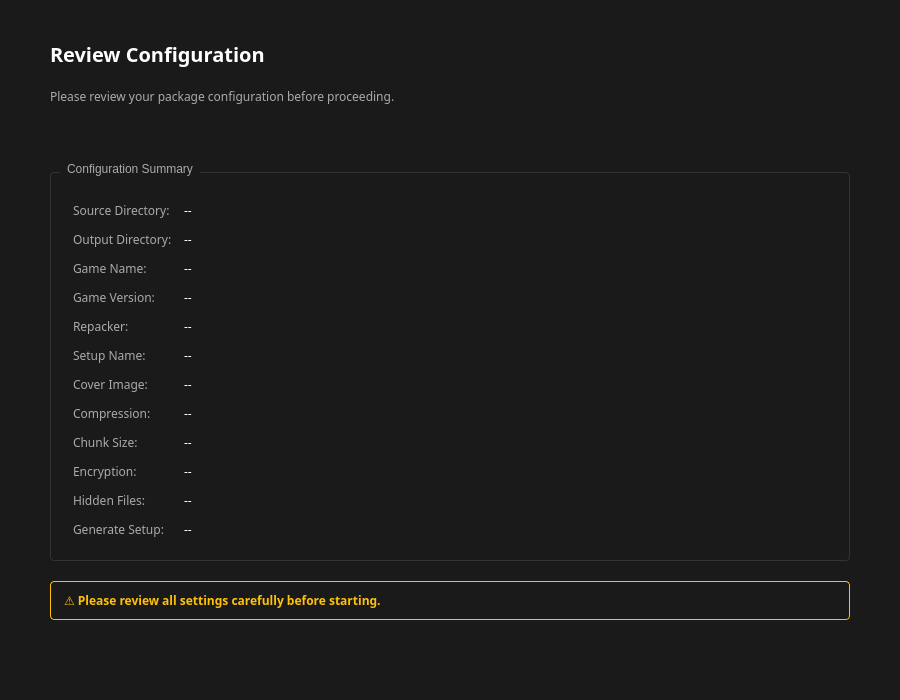
<?xml version="1.0" encoding="UTF-8"?>
<ui version="4.0">
 <class>ReviewPage</class>
 <widget class="QWidget" name="ReviewPage">
  <property name="geometry">
   <rect>
    <x>0</x>
    <y>0</y>
    <width>900</width>
    <height>700</height>
   </rect>
  </property>
  <property name="windowTitle">
   <string>Review Configuration</string>
  </property>
  <property name="styleSheet">
   <string notr="true">QWidget {
    background-color: #1a1a1a;
}</string>
  </property>
  <layout class="QVBoxLayout" name="verticalLayout">
   <property name="spacing">
    <number>20</number>
   </property>
   <property name="leftMargin">
    <number>50</number>
   </property>
   <property name="topMargin">
    <number>40</number>
   </property>
   <property name="rightMargin">
    <number>50</number>
   </property>
   <property name="bottomMargin">
    <number>40</number>
   </property>
   <item>
    <widget class="QLabel" name="titleLabel">
     <property name="text">
      <string>Review Configuration</string>
     </property>
     <property name="styleSheet">
      <string notr="true">font-size: 20px;
font-weight: 600;
color: #ffffff;
font-family: Rubik;</string>
     </property>
    </widget>
   </item>
   <item>
    <widget class="QLabel" name="descriptionLabel">
     <property name="text">
      <string>Please review your package configuration before proceeding.</string>
     </property>
     <property name="styleSheet">
      <string notr="true">color: #aaaaaa;
font-family: Rubik;</string>
     </property>
    </widget>
   </item>
   <item>
    <spacer name="verticalSpacer">
     <property name="orientation">
      <enum>Qt::Vertical</enum>
     </property>
     <property name="sizeHint" stdset="0">
      <size>
       <width>20</width>
       <height>20</height>
      </size>
     </property>
    </spacer>
   </item>
   <item>
    <widget class="QGroupBox" name="reviewGroup">
     <property name="title">
      <string>Configuration Summary</string>
     </property>
     <property name="styleSheet">
      <string notr="true">QGroupBox {
    border: 1px solid #333333;
    border-radius: 4px;
    margin-top: 10px;
}
QGroupBox::title {
    subcontrol-origin: margin;
    left: 10px;
    padding: 0 5px;
    color: #aaaaaa;
    font-family: Rubik;
}</string>
     </property>
     <layout class="QFormLayout" name="formLayout">
      <property name="spacing">
       <number>12</number>
      </property>
      <property name="leftMargin">
       <number>20</number>
      </property>
      <property name="topMargin">
       <number>20</number>
      </property>
      <property name="rightMargin">
       <number>20</number>
      </property>
      <property name="bottomMargin">
       <number>20</number>
      </property>
      <item row="0" column="0">
       <widget class="QLabel" name="reviewSourceLabel_2">
        <property name="text">
         <string>Source Directory:</string>
        </property>
        <property name="styleSheet">
         <string notr="true">color: #aaaaaa;
font-family: Rubik;</string>
        </property>
       </widget>
      </item>
      <item row="0" column="1">
       <widget class="QLabel" name="reviewSourceLabel">
        <property name="text">
         <string>--</string>
        </property>
        <property name="styleSheet">
         <string notr="true">color: #ffffff;
font-family: Rubik;</string>
        </property>
       </widget>
      </item>
      <item row="1" column="0">
       <widget class="QLabel" name="reviewOutputLabel_2">
        <property name="text">
         <string>Output Directory:</string>
        </property>
        <property name="styleSheet">
         <string notr="true">color: #aaaaaa;
font-family: Rubik;</string>
        </property>
       </widget>
      </item>
      <item row="1" column="1">
       <widget class="QLabel" name="reviewOutputLabel">
        <property name="text">
         <string>--</string>
        </property>
        <property name="styleSheet">
         <string notr="true">color: #ffffff;
font-family: Rubik;</string>
        </property>
       </widget>
      </item>
      <item row="2" column="0">
       <widget class="QLabel" name="reviewGameNameLabel_2">
        <property name="text">
         <string>Game Name:</string>
        </property>
        <property name="styleSheet">
         <string notr="true">color: #aaaaaa;
font-family: Rubik;</string>
        </property>
       </widget>
      </item>
      <item row="2" column="1">
       <widget class="QLabel" name="reviewGameNameLabel">
        <property name="text">
         <string>--</string>
        </property>
        <property name="styleSheet">
         <string notr="true">color: #ffffff;
font-family: Rubik;</string>
        </property>
       </widget>
      </item>
      <item row="3" column="0">
       <widget class="QLabel" name="reviewGameVersionLabel_2">
        <property name="text">
         <string>Game Version:</string>
        </property>
        <property name="styleSheet">
         <string notr="true">color: #aaaaaa;
font-family: Rubik;</string>
        </property>
       </widget>
      </item>
      <item row="3" column="1">
       <widget class="QLabel" name="reviewGameVersionLabel">
        <property name="text">
         <string>--</string>
        </property>
        <property name="styleSheet">
         <string notr="true">color: #ffffff;
font-family: Rubik;</string>
        </property>
       </widget>
      </item>
      <item row="4" column="0">
       <widget class="QLabel" name="reviewRepackerLabel_2">
        <property name="text">
         <string>Repacker:</string>
        </property>
        <property name="styleSheet">
         <string notr="true">color: #aaaaaa;
font-family: Rubik;</string>
        </property>
       </widget>
      </item>
      <item row="4" column="1">
       <widget class="QLabel" name="reviewRepackerLabel">
        <property name="text">
         <string>--</string>
        </property>
        <property name="styleSheet">
         <string notr="true">color: #ffffff;
font-family: Rubik;</string>
        </property>
       </widget>
      </item>
      <item row="5" column="0">
       <widget class="QLabel" name="reviewSetupNameLabel_2">
        <property name="text">
         <string>Setup Name:</string>
        </property>
        <property name="styleSheet">
         <string notr="true">color: #aaaaaa;
font-family: Rubik;</string>
        </property>
       </widget>
      </item>
      <item row="5" column="1">
       <widget class="QLabel" name="reviewSetupNameLabel">
        <property name="text">
         <string>--</string>
        </property>
        <property name="styleSheet">
         <string notr="true">color: #ffffff;
font-family: Rubik;</string>
        </property>
       </widget>
      </item>
      <item row="6" column="0">
       <widget class="QLabel" name="reviewCoverLabel_2">
        <property name="text">
         <string>Cover Image:</string>
        </property>
        <property name="styleSheet">
         <string notr="true">color: #aaaaaa;
font-family: Rubik;</string>
        </property>
       </widget>
      </item>
      <item row="6" column="1">
       <widget class="QLabel" name="reviewCoverLabel">
        <property name="text">
         <string>--</string>
        </property>
        <property name="styleSheet">
         <string notr="true">color: #ffffff;
font-family: Rubik;</string>
        </property>
       </widget>
      </item>
      <item row="7" column="0">
       <widget class="QLabel" name="reviewCompressionLabel_2">
        <property name="text">
         <string>Compression:</string>
        </property>
        <property name="styleSheet">
         <string notr="true">color: #aaaaaa;
font-family: Rubik;</string>
        </property>
       </widget>
      </item>
      <item row="7" column="1">
       <widget class="QLabel" name="reviewCompressionLabel">
        <property name="text">
         <string>--</string>
        </property>
        <property name="styleSheet">
         <string notr="true">color: #ffffff;
font-family: Rubik;</string>
        </property>
       </widget>
      </item>
      <item row="8" column="0">
       <widget class="QLabel" name="reviewChunkSizeLabel_2">
        <property name="text">
         <string>Chunk Size:</string>
        </property>
        <property name="styleSheet">
         <string notr="true">color: #aaaaaa;
font-family: Rubik;</string>
        </property>
       </widget>
      </item>
      <item row="8" column="1">
       <widget class="QLabel" name="reviewChunkSizeLabel">
        <property name="text">
         <string>--</string>
        </property>
        <property name="styleSheet">
         <string notr="true">color: #ffffff;
font-family: Rubik;</string>
        </property>
       </widget>
      </item>
      <item row="9" column="0">
       <widget class="QLabel" name="reviewEncryptionLabel_2">
        <property name="text">
         <string>Encryption:</string>
        </property>
        <property name="styleSheet">
         <string notr="true">color: #aaaaaa;
font-family: Rubik;</string>
        </property>
       </widget>
      </item>
      <item row="9" column="1">
       <widget class="QLabel" name="reviewEncryptionLabel">
        <property name="text">
         <string>--</string>
        </property>
        <property name="styleSheet">
         <string notr="true">color: #ffffff;
font-family: Rubik;</string>
        </property>
       </widget>
      </item>
      <item row="10" column="0">
       <widget class="QLabel" name="reviewHiddenFilesLabel_2">
        <property name="text">
         <string>Hidden Files:</string>
        </property>
        <property name="styleSheet">
         <string notr="true">color: #aaaaaa;
font-family: Rubik;</string>
        </property>
       </widget>
      </item>
      <item row="10" column="1">
       <widget class="QLabel" name="reviewHiddenFilesLabel">
        <property name="text">
         <string>--</string>
        </property>
        <property name="styleSheet">
         <string notr="true">color: #ffffff;
font-family: Rubik;</string>
        </property>
       </widget>
      </item>
      <item row="11" column="0">
       <widget class="QLabel" name="reviewGenerateSetupLabel_2">
        <property name="text">
         <string>Generate Setup:</string>
        </property>
        <property name="styleSheet">
         <string notr="true">color: #aaaaaa;
font-family: Rubik;</string>
        </property>
       </widget>
      </item>
      <item row="11" column="1">
       <widget class="QLabel" name="reviewGenerateSetupLabel">
        <property name="text">
         <string>--</string>
        </property>
        <property name="styleSheet">
         <string notr="true">color: #ffffff;
font-family: Rubik;</string>
        </property>
       </widget>
      </item>
     </layout>
    </widget>
   </item>
   <item>
    <widget class="QLabel" name="warningLabel">
     <property name="text">
      <string>⚠️ Please review all settings carefully before starting.</string>
     </property>
     <property name="wordWrap">
      <bool>true</bool>
     </property>
     <property name="styleSheet">
      <string notr="true">color: #FFC107;
font-weight: bold;
padding: 10px;
border: 1px solid #FFC107;
border-radius: 4px;
font-family: Rubik;</string>
     </property>
    </widget>
   </item>
   <item>
    <spacer name="verticalSpacer_2">
     <property name="orientation">
      <enum>Qt::Vertical</enum>
     </property>
     <property name="sizeHint" stdset="0">
      <size>
       <width>20</width>
       <height>40</height>
      </size>
     </property>
    </spacer>
   </item>
  </layout>
 </widget>
 <resources/>
 <connections/>
</ui>
